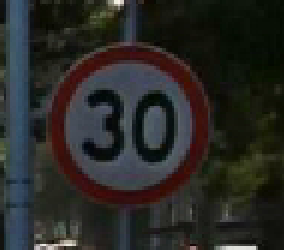
#> input picture Coding Environment/dataset/TEST/002_0015.png, 142 x 125 px (shown 2 times larger); its folder holds only this picture in this run
$ python feature_extraction_one.py
#> lines starting #> are read from the running program, lines starting #| are printed output that depends on the picture
import os
import random
import cv2
import matplotlib.pyplot as plt
import numpy as np


def extract_color_histogram(img_bgr, bins=(8, 8, 8)):
    """Converts image to HSV space and calculates a 3D color histogram."""
    hsv = cv2.cvtColor(img_bgr, cv2.COLOR_BGR2HSV)
    hist = cv2.calcHist(
        [hsv], [0, 1, 2], None, bins, [0, 180, 0, 256, 0, 256]
    )
    cv2.normalize(hist, hist)
    return hist.flatten()


def process_and_visualize(input_dir, output_dir, num_visualizations=10):
    """Processes all images, but selects 10 random images for visualization."""
#> called with input_dir = 'Coding Environment/dataset/TEST', num_visualizations = 10
    if not os.path.exists(output_dir):
        os.makedirs(output_dir)

    all_files = [
        f
        for f in os.listdir(input_dir)
        if f.lower().endswith((".jpg", ".png", ".jpeg"))
    ]

    total_images = len(all_files)
    if total_images == 0:
        print("No valid images found in the directory.")
        return 0, 0

    # Pick 10 random images for visualization
    sample_size = min(num_visualizations, total_images)
    random_samples = set(random.sample(all_files, sample_size))

    successful_extractions = 0
    viz_count = 0

    for idx, filename in enumerate(all_files):
        img_path = os.path.join(input_dir, filename)
        img = cv2.imread(img_path)
#> img is the input picture: shape (125, 142, 3); mean B, G, R 37.6, 40.7, 40.8

        if img is None:
            continue

        img_resized = cv2.resize(img, (64, 64))
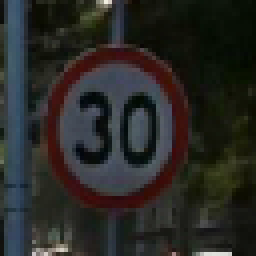
#> img_resized: shape (64, 64, 3) (shown 4 times larger); mean B, G, R 37.6, 40.7, 40.7
        color_hist_vector = extract_color_histogram(img_resized)
#> in extract_color_histogram, `hsv = cv2.cvtColor(img_bgr, cv2.COLOR_BGR2HSV)`: hsv: shape (64, 64, 3); mean H, S, V 61.4, 99.4, 47.9
#> color_hist_vector = 512 values, max 0.401 at index 266, min 0 at index 5, mean 0.0129
        successful_extractions += 1

        # Visualize only if this image was selected in the random sample
        if filename in random_samples:
            viz_count += 1
            fig, (ax1, ax2) = plt.subplots(1, 2, figsize=(9, 4))

            # Original Image
            ax1.axis("off")
            ax1.imshow(cv2.cvtColor(img_resized, cv2.COLOR_BGR2RGB))
            ax1.set_title(f"Random Sample {viz_count}: {filename}")

            # Color Channel Histogram
            colors = ("b", "g", "r")
            for i, col in enumerate(colors):
                hist = cv2.calcHist([img_resized], [i], None, [256], [0, 256])
                ax2.plot(hist, color=col)

            ax2.set_xlim([0, 256])
            ax2.set_title("Color Channel Histogram")
            ax2.set_xlabel("Pixel Value")
            ax2.set_ylabel("Frequency")
            ax2.grid(True, linestyle="--", alpha=0.5)

            plt.tight_layout()
            plt.savefig(
                os.path.join(output_dir, f"random_sample_{viz_count}.png")
            )
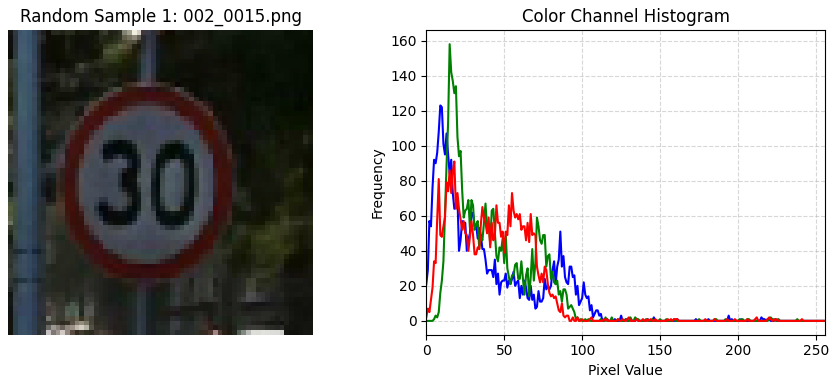
#> figure drawn by matplotlib, 2 panels; panel 2: curve peaks at x = 9, y = 123; panel 2: curve peaks at x = 15, y = 158; panel 2: curve peaks at x = 18, y = 91

            print(
                f"Displaying Random Image {viz_count} of {sample_size} ({filename})... Close window to continue."
            )
            plt.show()
            plt.close()

    return successful_extractions, total_images


# Main Execution
if __name__ == "__main__":
    SCRIPT_DIR = os.path.dirname(os.path.abspath(__file__))

    test_input_directory = os.path.join(SCRIPT_DIR, "dataset", "TEST")
    visualization_output_directory = os.path.join(
        SCRIPT_DIR, "feature_visualizations"
    )

    print(f"Processing images in {test_input_directory}...")

    success_count, total = process_and_visualize(
        test_input_directory,
        visualization_output_directory,
        num_visualizations=10,
    )

    if total > 0:
        rate = (success_count / total) * 100
        print(f"\n--- Feature Extraction Results ---")
        print(f"Total Images Processed: {total}")
        print(f"Successfully Extracted: {success_count}")
        print(f"Extraction Rate: {rate:.2f}%")

$ run again, on Coding Environment/dataset/TEST/004_1_0018_1_j.png
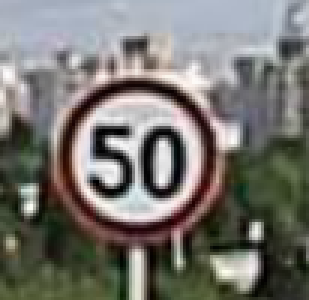
#> input picture Coding Environment/dataset/TEST/004_1_0018_1_j.png, 103 x 100 px (shown 3 times larger)
#> in process_and_visualize, img is the input picture: shape (100, 103, 3); mean B, G, R 111.9, 117.1, 118.7
#> in process_and_visualize, `img_resized = cv2.resize(img, (64, 64))`:
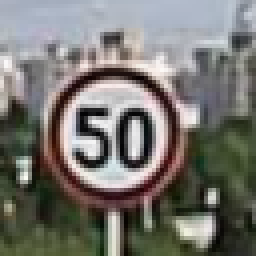
#> img_resized: shape (64, 64, 3) (shown 4 times larger); mean B, G, R 111.8, 116.9, 118.6
#> hsv: shape (64, 64, 3); mean H, S, V 65.5, 51.5, 124.7
#> color_hist_vector = 512 values, max 0.501 at index 262, min 0 at index 0, mean 0.0132
#> in process_and_visualize, `plt.savefig( os.path.join(output_dir, f"random_sample_{viz_count}.png"..`:
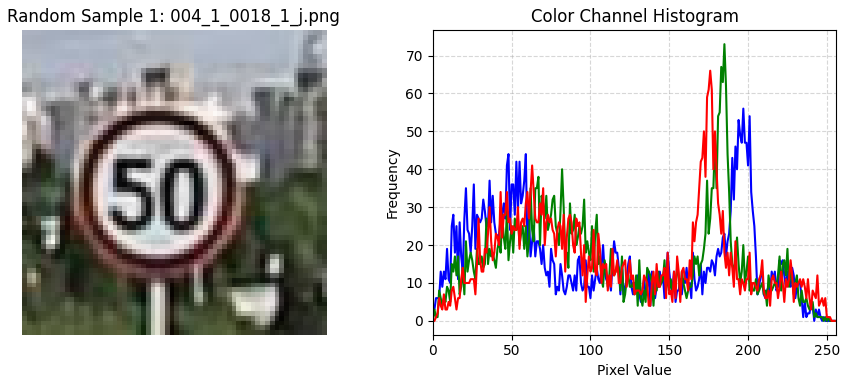
#> figure drawn by matplotlib, 2 panels; panel 2: curve peaks at x = 197, y = 56; panel 2: curve peaks at x = 185, y = 73; panel 2: curve peaks at x = 176, y = 66

$ run again, on Coding Environment/dataset/TEST/002_0021.png
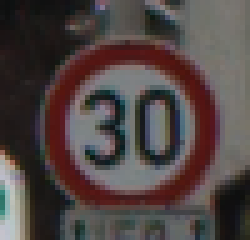
#> input picture Coding Environment/dataset/TEST/002_0021.png, 50 x 48 px (shown 5 times larger)
#> in process_and_visualize, img is the input picture: shape (48, 50, 3); mean B, G, R 68.2, 69.4, 79.8
#> in process_and_visualize, `img_resized = cv2.resize(img, (64, 64))`:
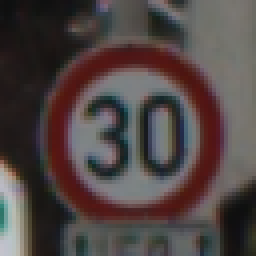
#> img_resized: shape (64, 64, 3) (shown 4 times larger); mean B, G, R 68, 69.2, 79.6
#> hsv: shape (64, 64, 3); mean H, S, V 57.1, 60.4, 82.7
#> color_hist_vector = 512 values, max 0.411 at index 3, min 0 at index 6, mean 0.0125
#> in process_and_visualize, `plt.savefig( os.path.join(output_dir, f"random_sample_{viz_count}.png"..`:
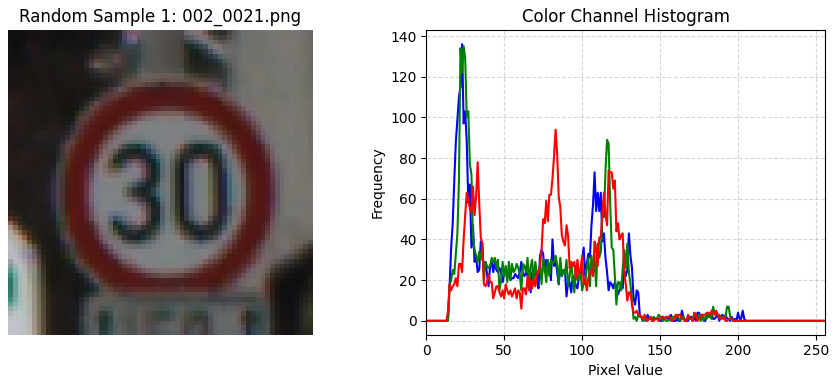
#> figure drawn by matplotlib, 2 panels; panel 2: curve peaks at x = 23, y = 136; panel 2: curve peaks at x = 24, y = 135; panel 2: curve peaks at x = 83, y = 94
